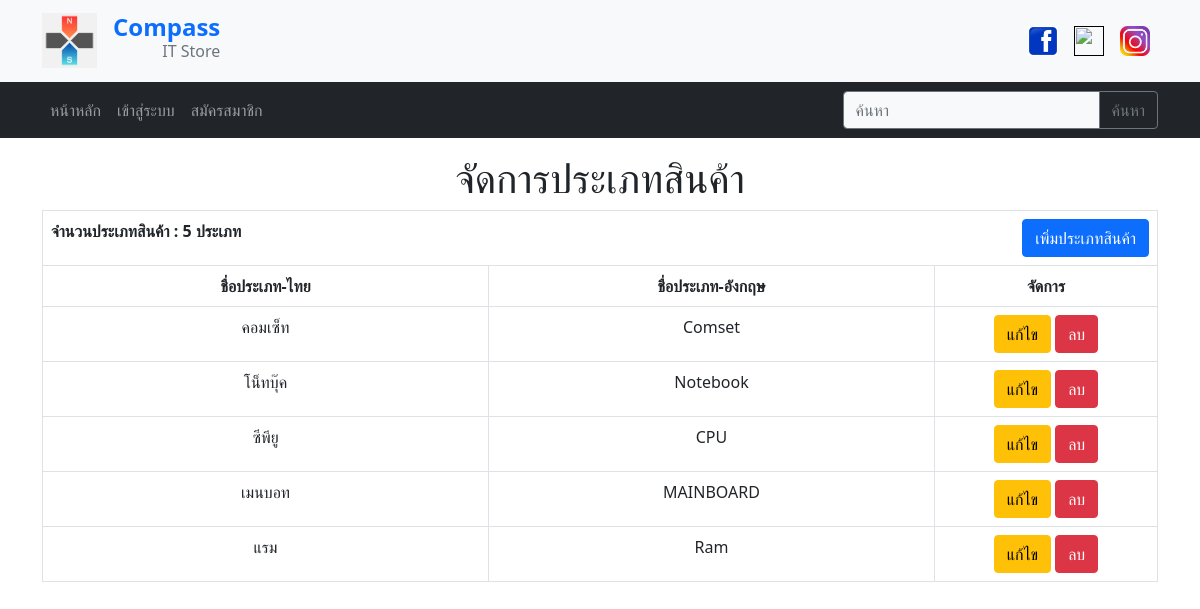
The app's page /show_type.php with its own data.
### tables this page shows
CREATE TABLE `tb_type` (
  `t_id` int(11) NOT NULL,
  `t_name` varchar(80) NOT NULL,
  `t_name_eng` varchar(80) NOT NULL
);

### show_type.php (the view, shortened to what this page needs)
<?php
    include ('connect.php');
        $key = null;
    $rs_type = mysqli_query($connect,"SELECT * FROM `tb_type` WHERE tb_type.t_name  LIKE '%".$key."%'");
    $row_type = mysqli_num_rows($rs_type);
    $count_type = mysqli_query($connect,"SELECT COUNT(*) As t_name FROM `tb_type` ");
    $count_row = mysqli_fetch_array($count_type);
?>
<!DOCTYPE html>
<html lang="en">
<head>
    <?php include ('chk_id.php'); include ('head.php'); ?>
</head>
<body>
<?php require("menu_up.php") ?>
<?php require("menu.php") ?>
    <div class="container py-3">
        <h1 class="text-center">จัดการประเภทสินค้า</h1>
        <table class="table table-bordered table-hover">
            <thead>
                <tr>
                    <th colspan="3">
                        <div style="float:left">
                        <span>จำนวนประเภทสินค้า : <?php echo $count_row['t_name'];?> ประเภท</span>
                        </div>
                        <div style="float:right">
                            <a class="btn btn-primary" href="add_type.php" class="text-white">เพิ่มประเภทสินค้า</a>
                        </div>
                    </th>
                </tr>
                <tr class="text-center">
                    <th>ชื่อประเภท-ไทย</th>
                    <th>ชื่อประเภท-อังกฤษ</th>
                    <th>จัดการ</th>
                </tr>
            </thead>
            <tbody class="text-center">
                <?php
                    if($row_type > 0){
                        while($row_type = mysqli_fetch_array($rs_type)){
                ?>
                <tr>
                    <td style="width:40%"><?php echo $row_type['t_name']; ?></td>
                    <td style="width:40%"><?php echo $row_type['t_name_eng']; ?></td>
                    <td><a class="btn btn-warning" href="edit_type.php?edittype=<?php echo $row_type['t_id']; ?>">แก้ไข</a>
                        <a class="btn btn-danger" href="show_type.php?deltype=<?php echo $row_type['t_id']; ?>"  onClick="return confirm('ต้องการลบหรือไม่?')">ลบ</a>
                    </td>
                </tr>
                <?php } }else{ ?>
                    <td colspan="3"><b>ไม่มีข้อมูล</b></td>
                <?php } ?>
            </tbody>
        </table>
    </div>
</body>
</html>

### records on screen
tb_type: t_name "คอมเซ็ท", t_name_eng "Comset"
tb_type: t_name "โน็ทบุ๊ค", t_name_eng "Notebook"
tb_type: t_name "ซีพียู", t_name_eng "CPU"
tb_type: t_name "เมนบอท", t_name_eng "MAINBOARD"
tb_type: t_name "แรม", t_name_eng "Ram"

### other values on screen
$count_row['t_name'] "5"
